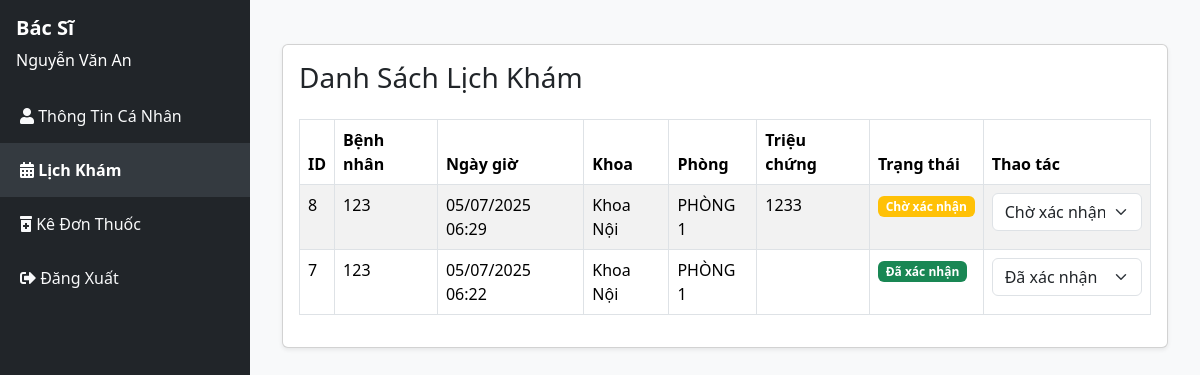
The app's page /doctor/index.php?page=appointments (signed in) with its own data.
### tables this page shows
CREATE TABLE `doctors` (
  `doctor_id` int(11) NOT NULL,
  `full_name` varchar(100) NOT NULL,
  `gender` enum('Male','Female','Other') DEFAULT NULL,
  `contact_phone` varchar(15) DEFAULT NULL,
  `email` varchar(100) DEFAULT NULL,
  `specialty` varchar(100) DEFAULT NULL,
  `username` varchar(50) NOT NULL,
  `password` varchar(255) NOT NULL,
  `created_at` timestamp NOT NULL DEFAULT current_timestamp(),
  `profile_image` varchar(255) DEFAULT NULL,
  `is_deleted` tinyint(1) DEFAULT 0
);

CREATE TABLE `appointments` (
  `appointment_id` int(11) NOT NULL,
  `patient_id` int(11) DEFAULT NULL,
  `doctor_id` int(11) DEFAULT NULL,
  `department_id` int(11) DEFAULT NULL,
  `room_id` int(11) DEFAULT NULL,
  `appointment_date` datetime DEFAULT NULL,
  `appointment_type` varchar(50) DEFAULT NULL,
  `symptoms` text DEFAULT NULL,
  `status` enum('Chờ xác nhận','Đã xác nhận','Hoàn thành','Đã hủy') NOT NULL DEFAULT 'Chờ xác nhận',
  `created_at` timestamp NOT NULL DEFAULT current_timestamp(),
  `doctor_name` varchar(255) DEFAULT NULL,
  `patient_name` varchar(255) DEFAULT NULL
);

CREATE TABLE `patients` (
  `patient_id` int(11) NOT NULL,
  `full_name` varchar(100) NOT NULL,
  `date_of_birth` date DEFAULT NULL,
  `gender` enum('Male','Female','Other') DEFAULT NULL,
  `address` varchar(255) DEFAULT NULL,
  `email` varchar(100) DEFAULT NULL,
  `phone` varchar(15) DEFAULT NULL,
  `created_at` timestamp NOT NULL DEFAULT current_timestamp(),
  `source` enum('admin','form') NOT NULL DEFAULT 'admin',
  `appointment_date` datetime DEFAULT NULL,
  `department_id` int(11) DEFAULT NULL,
  `symptoms` text DEFAULT NULL,
  `is_deleted` tinyint(1) DEFAULT 0
);

CREATE TABLE `departments` (
  `department_id` int(11) NOT NULL,
  `department_name` varchar(100) NOT NULL
);

CREATE TABLE `rooms` (
  `room_id` int(11) NOT NULL,
  `room_name` varchar(50) NOT NULL,
  `department_id` int(11) DEFAULT NULL
);

### doctor/appointments.php (the view, shortened to what this page needs)
<?php
if (session_status() == PHP_SESSION_NONE) {
    session_start();
}require_once '../db.php';
try {
    $conn = new PDO("mysql:host=localhost;dbname=benhviensql", "root", "", [PDO::ATTR_ERRMODE => PDO::ERRMODE_EXCEPTION, PDO::MYSQL_ATTR_INIT_COMMAND => "SET NAMES utf8mb4"]);
} catch(PDOException $e) {
    $error_message = "Lỗi kết nối cơ sở dữ liệu: " . $e->getMessage();
    error_log($error_message);
}
$doctor_id = $_SESSION['doctor_id'];
try {
    $stmt = $conn->prepare("
        SELECT a.appointment_id, a.appointment_date, a.symptoms, a.status, p.full_name, d.department_name, r.room_name
        FROM appointments a
        JOIN patients p ON a.patient_id = p.patient_id
        LEFT JOIN departments d ON a.department_id = d.department_id
        LEFT JOIN rooms r ON a.room_id = r.room_id
        WHERE a.doctor_id = :doctor_id
        ORDER BY a.appointment_date DESC
    ");
    $stmt->execute([':doctor_id' => $doctor_id]);
    $appointments = $stmt->fetchAll(PDO::FETCH_ASSOC);
} catch(PDOException $e) {
    $error_message = "Lỗi khi lấy danh sách lịch khám: " . $e->getMessage();
    error_log($error_message);
}
?>
<!DOCTYPE html>
<html lang="vi">
<head>
    <link href="https://cdn.jsdelivr.net/npm/bootstrap@5.3.3/dist/css/bootstrap.min.css" rel="stylesheet">
</head>
<body>
<div class="container py-4">
    <div class="card shadow-sm">
        <div class="card-body">
            <h3 class="card-title text-dark mb-4">Danh Sách Lịch Khám</h3>
            <div class="toast-container position-fixed top-0 end-0 p-3" style="z-index: 9999;"></div>
            <div class="table-responsive">
                <table class="table table-striped table-bordered bg-white">
                    <thead class="bg-dark text-white">
                        <tr>
                            <th scope="col">ID</th>
                            <th scope="col">Bệnh nhân</th>
                            <th scope="col">Ngày giờ</th>
                            <th scope="col">Khoa</th>
                            <th scope="col">Phòng</th>
                            <th scope="col">Triệu chứng</th>
                            <th scope="col">Trạng thái</th>
                            <th scope="col">Thao tác</th>
                        </tr>
                    </thead>
                    <tbody>
                        <?php if (empty($appointments)): ?>
                            <tr>
                                <td colspan="8" class="text-center text-muted">Không có lịch khám nào.</td>
                            </tr>
                        <?php else: ?>
                            <?php foreach ($appointments as $appointment): ?>
                                <tr>
                                    <td><?php echo htmlspecialchars($appointment['appointment_id']); ?></td>
                                    <td><?php echo htmlspecialchars($appointment['full_name']); ?></td>
                                    <td><?php echo htmlspecialchars(date('d/m/Y H:i', strtotime($appointment['appointment_date']))); ?></td>
                                    <td><?php echo htmlspecialchars($appointment['department_name'] ?? 'Chưa xác định'); ?></td>
                                    <td><?php echo htmlspecialchars($appointment['room_name'] ?? 'Chưa xác định'); ?></td>
                                    <td><?php echo htmlspecialchars($appointment['symptoms'] ?? 'Không có triệu chứng'); ?></td>
                                    <td>
                                        <span class="badge
                                            <?php
                                            switch ($appointment['status']) {
                                                case 'Chờ xác nhận': echo 'bg-warning'; break;
                                                case 'Đã xác nhận': echo 'bg-success'; break;
                                            }
                                            ?>">
                                            <?php echo htmlspecialchars($appointment['status']); ?>
                                        </span>
                                    </td>
                                    <td>
                                        <select class="form-select status-select" data-appointment-id="<?php echo htmlspecialchars($appointment['appointment_id']); ?>">
                                            <option value="Chờ xác nhận" <?php echo $appointment['status'] === 'Chờ xác nhận' ? 'selected' : ''; ?>>Chờ xác nhận</option>
                                            <option value="Đã xác nhận" <?php echo $appointment['status'] === 'Đã xác nhận' ? 'selected' : ''; ?>>Đã xác nhận</option>
                                        </select>
                                    </td>
                                </tr>
                            <?php endforeach; ?>
                        <?php endif; ?>
                    </tbody>
                </table>
            </div>
        </div>
    </div>
</div>
</body>
</html>

### doctor/index.php (shortened to what this page needs)
<?php
require_once '../db.php';
try {
    $conn = new PDO("mysql:host=localhost;dbname=benhviensql", "root", "", [PDO::ATTR_ERRMODE => PDO::ERRMODE_EXCEPTION, PDO::MYSQL_ATTR_INIT_COMMAND => "SET NAMES utf8mb4"]);
} catch(PDOException $e) {
    $error_message = "Lỗi kết nối: " . $e->getMessage();
}
$doctor_id = $_SESSION['doctor_id'];
try {
    $stmt = $conn->prepare("SELECT full_name FROM doctors WHERE doctor_id = :doctor_id");
    $stmt->execute([':doctor_id' => $doctor_id]);
    $doctor = $stmt->fetch(PDO::FETCH_ASSOC);
} catch(PDOException $e) {
    $error_message = "Lỗi khi lấy thông tin bác sĩ: " . $e->getMessage();
}
$page = $_GET['page'] ?? 'profile';
?>
<!DOCTYPE html>
<html lang="vi">
<head>
    <link href="https://cdn.jsdelivr.net/npm/bootstrap@5.3.3/dist/css/bootstrap.min.css" rel="stylesheet">
    <link rel="stylesheet" href="https://cdnjs.cloudflare.com/ajax/libs/font-awesome/5.15.4/css/all.min.css">
</head>
<body>
    <div class="d-flex">
        <nav class="sidebar d-md-block d-none">
            <div class="p-3 border-bottom border-dark">
                <h2 class="fs-5 fw-bold text-white">Bác Sĩ</h2>
                <p class=" mb-0" style="color: white;"><?php echo htmlspecialchars($doctor['full_name']); ?></p>
            </div>
            <ul class="nav flex-column">
                <li class="nav-item">
                    <a href="?page=profile" class="nav-link <?php echo $page === 'profile' ? 'active' : ''; ?>">
                        <i class="fas fa-user mr-2"></i> Thông Tin Cá Nhân
                    </a>
                </li>
                <li class="nav-item">
                    <a href="?page=appointments" class="nav-link <?php echo $page === 'appointments' ? 'active' : ''; ?>">
                        <i class="fas fa-calendar-alt mr-2"></i> Lịch Khám
                    </a>
                </li>
                <li class="nav-item">
                    <a href="?page=prescription" class="nav-link <?php echo $page === 'prescription' ? 'active' : ''; ?>">
                        <i class="fas fa-prescription-bottle-alt mr-2"></i> Kê Đơn Thuốc
                    </a>
                </li>
                <li class="nav-item">
                    <a href="../logout.php" class="nav-link">
                        <i class="fas fa-sign-out-alt mr-2"></i> Đăng Xuất
                    </a>
                </li>
            </ul>
        </nav>
        <div class="content">
            <?php
            switch ($page) {
                case 'appointments':
                    include 'appointments.php';
                    break;
            }
            ?>
        </div>
    </div>
</body>
</html>

### doctor/index.php (style rules this page uses)
.sidebar { position: fixed; top: 0; left: 0; height: 100%; width: 250px; background-color: #212529; overflow-y: auto; }
.sidebar .nav-link { color: #f8f9fa; padding: 15px 20px; transition: background-color 0.3s, color 0.3s; }
.sidebar .nav-link.active { background-color: #343a40; color: #ffffff; font-weight: 600; }
.content { margin-left: 250px; padding: 20px; min-height: 100vh; background-color: #f8f9fa; }

### records on screen
doctors: full_name "Nguyễn Văn An"
appointments: appointment_id "8", patient.full_name "123", appointment_date "05/07/2025 06:29", department.department_name "Khoa Nội", room.room_name "PHÒNG 1", symptoms "1233", status "Chờ xác nhận", status+appointment_id "Chờ xác nhận"
appointments: appointment_id "7", patient.full_name "123", appointment_date "05/07/2025 06:22", department.department_name "Khoa Nội", room.room_name "PHÒNG 1", status "Đã xác nhận", status+appointment_id "Đã xác nhận"
